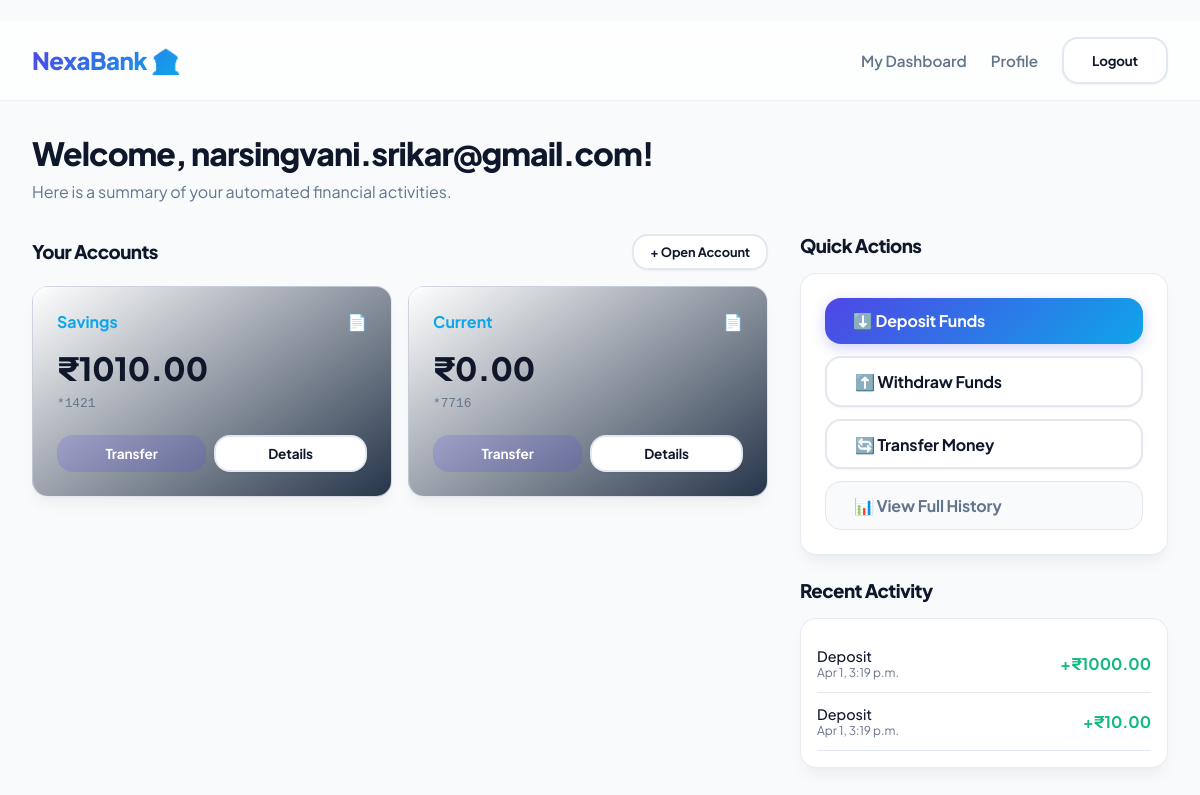
The app's page /dashboard/customer/ (signed in), older data.
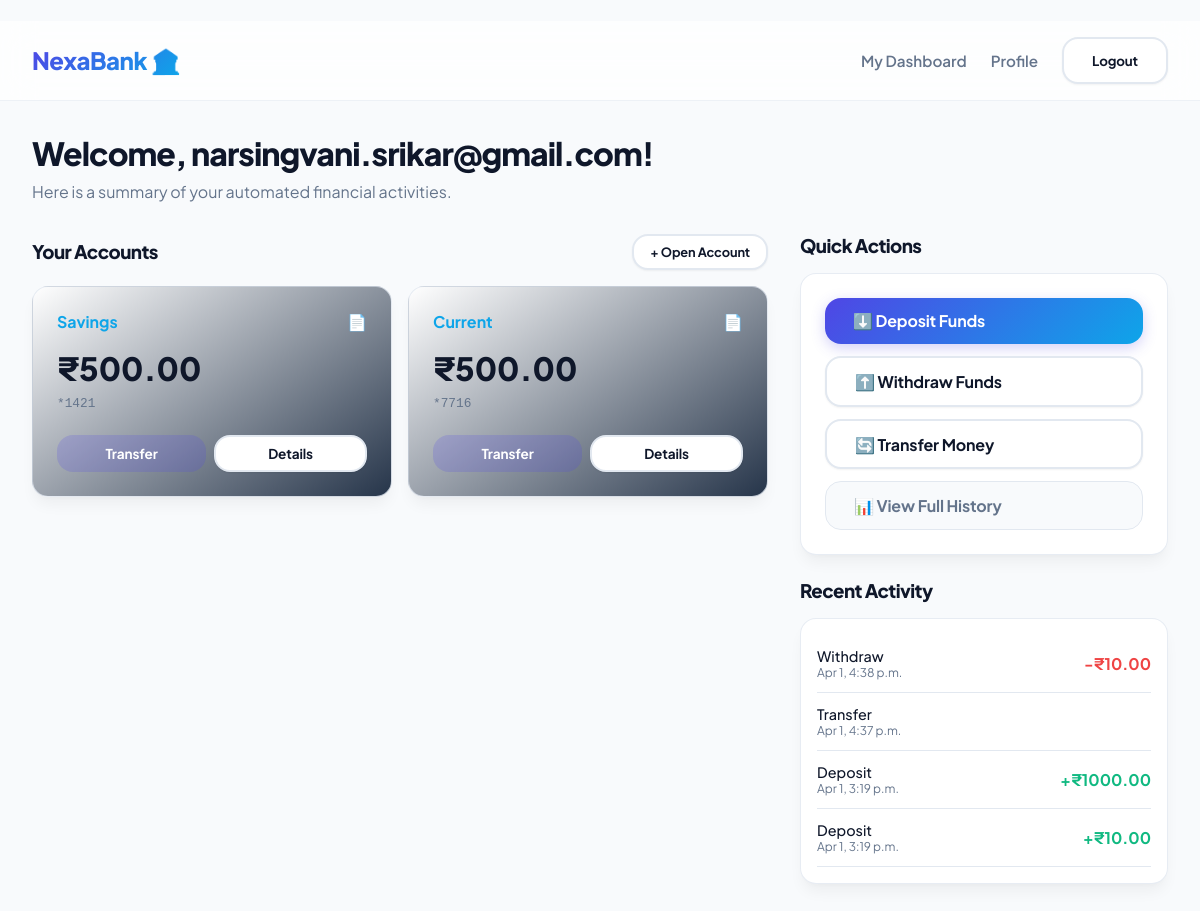
The same page, newer data.
### apps/banking/models.py (models this page shows, shortened)
class BankAccount(models.Model):
    ACCOUNT_TYPES = (
        ('SAVINGS', 'Savings'),
        ('CURRENT', 'Current'),
    )
    user = models.ForeignKey(User, on_delete=models.CASCADE, related_name='accounts')
    account_number = models.CharField(max_length=20, unique=True)
    account_type = models.CharField(max_length=10, choices=ACCOUNT_TYPES, default='SAVINGS')
    balance = models.DecimalField(max_digits=12, decimal_places=2, default=0.00)
    is_frozen = models.BooleanField(default=False)
    created_at = models.DateTimeField(auto_now_add=True)

### apps/transactions/models.py (models this page shows, shortened)
class Transaction(models.Model):
    TRANSACTION_TYPES = (
        ('DEPOSIT', 'Deposit'),
        ('WITHDRAW', 'Withdraw'),
        ('TRANSFER', 'Transfer'),
    )
    TRANSACTION_STATUS = (
        ('SUCCESS', 'Success'),
        ('FAILED', 'Failed'),
        ('PENDING', 'Pending'),
        ('PENDING_APPROVAL', 'Pending Approval'),
    )
    from_account = models.ForeignKey(BankAccount, on_delete=models.SET_NULL, null=True, blank=True, related_name='outgoing_transactions')
    to_account = models.ForeignKey(BankAccount, on_delete=models.SET_NULL, null=True, blank=True, related_name='incoming_transactions')
    amount = models.DecimalField(max_digits=12, decimal_places=2)
    type = models.CharField(max_length=15, choices=TRANSACTION_TYPES)
    status = models.CharField(max_length=20, choices=TRANSACTION_STATUS, default='PENDING')
    is_flagged = models.BooleanField(default=False)
    flag_reason = models.CharField(max_length=255, null=True, blank=True)
    timestamp = models.DateTimeField(auto_now_add=True)

### apps/dashboard/views.py (the view)
# urls.py: path('customer/', views.customer_dashboard_view, name='customer'),
@login_required
@role_required('CUSTOMER')
def customer_dashboard_view(request):
    accounts = BankAccount.objects.filter(user=request.user)
    recent_transactions = Transaction.objects.filter(
        Q(from_account__in=accounts) | Q(to_account__in=accounts)
    ).order_by('-timestamp')[:5]
    return render(request, 'dashboard/customer.html', {
        'accounts': accounts,
        'recent_transactions': recent_transactions
    })

### apps/dashboard/templates/dashboard/customer.html (shortened to what the changed rows need)
﻿{% extends 'base.html' %}
{% block content %}
<div style="margin-bottom: 2rem;">
    <h1 style="margin-bottom: 0.5rem;">Welcome, {{ request.user.email }}!</h1>
</div>
<div class="dashboard-grid" style="grid-template-columns: 2fr 1fr; margin-top: 0;">
    <div>
        {% if accounts %}
            <div style="display: grid; gap: 1rem; grid-template-columns: repeat(auto-fill, minmax(250px, 1fr));">
            {% for account in accounts %}
                <div class="card" style="padding: 1.5rem; background: linear-gradient(145deg, var(--surface), #26354a);">
                    <div style="display: flex; justify-content: space-between; align-items: flex-start; margin-bottom: 1rem;">
                        <h4 style="color: var(--secondary);">{{ account.get_account_type_display }}</h4>
                        <a href="{% url 'statements:download' account.id %}" style="color: var(--text-muted);" title="Download Statement">📄</a>
                    </div>
                    <p style="font-size: 2rem; font-weight: 800; margin-bottom: 0.5rem;">₹{{ account.balance }}</p>
                    <p style="color: var(--text-muted); font-size: 0.8rem; font-family: monospace;">*{{ account.account_number|slice:"-4:" }}</p>
                    <div style="display: flex; gap: 0.5rem; margin-top: 1.5rem;">
                        <a href="{% url 'transactions:transfer' %}" class="btn" style="flex: 1; padding: 0.5rem; font-size: 0.85rem; background: rgba(79, 70, 229, 0.2); color: #fff;">Transfer</a>
                        <a href="{% url 'banking:account-detail' account.id %}" class="btn btn-secondary" style="flex: 1; padding: 0.5rem; font-size: 0.85rem;">Details</a>
                    </div>
                </div>
            {% endfor %}
            </div>
        {% else %}
            <div class="card" style="text-align: center; padding: 3rem 1rem; border: 1px dashed var(--border);">
                <p style="color: var(--text-muted); margin-bottom: 1rem;">You don't have any accounts yet.</p>
                <a href="{% url 'banking:create-account' %}" class="btn btn-primary">Open an Account</a>
            </div>
        {% endif %}
    </div>
    <div>
        <div class="card" style="padding: 1rem;">
            {% if recent_transactions %}
                {% for tx in recent_transactions %}
                    <div style="display: flex; justify-content: space-between; align-items: center; padding: 0.75rem 0; border-bottom: 1px solid var(--border);">
                        <div>
                            <p style="font-weight: 500; font-size: 0.9rem;">{{ tx.get_type_display }}</p>
                            <p style="color: var(--text-muted); font-size: 0.75rem;">{{ tx.timestamp|date:"M j, g:i a" }}</p>
                        </div>
                        <div style="text-align: right;">
                            <p style="font-weight: 700; color: {% if tx.type == 'DEPOSIT' %}var(--success){% elif tx.type == 'WITHDRAW' %}var(--danger){% else %}white{% endif %}">
                                {% if tx.type == 'DEPOSIT' %}+{% elif tx.type == 'WITHDRAW' %}-{% endif %}₹{{ tx.amount }}
                            </p>
                        </div>
                    </div>
                {% endfor %}
            {% else %}
                <p style="color: var(--text-muted); font-size: 0.9rem; text-align: center; padding: 1rem 0;">No recent transactions.</p>
            {% endif %}
        </div>
    </div>
</div>
{% endblock %}

Row changes from the older to the newer data that the page shows:
changed BankAccount "Savings": balance "1010.00" → "500.00"
changed BankAccount "Current": balance "0.00" → "500.00"
added Transaction: type "Withdraw", timestamp "Apr 1, 4:38 p.m.", amount "10.00"
added Transaction: type "Transfer", timestamp "Apr 1, 4:37 p.m."
